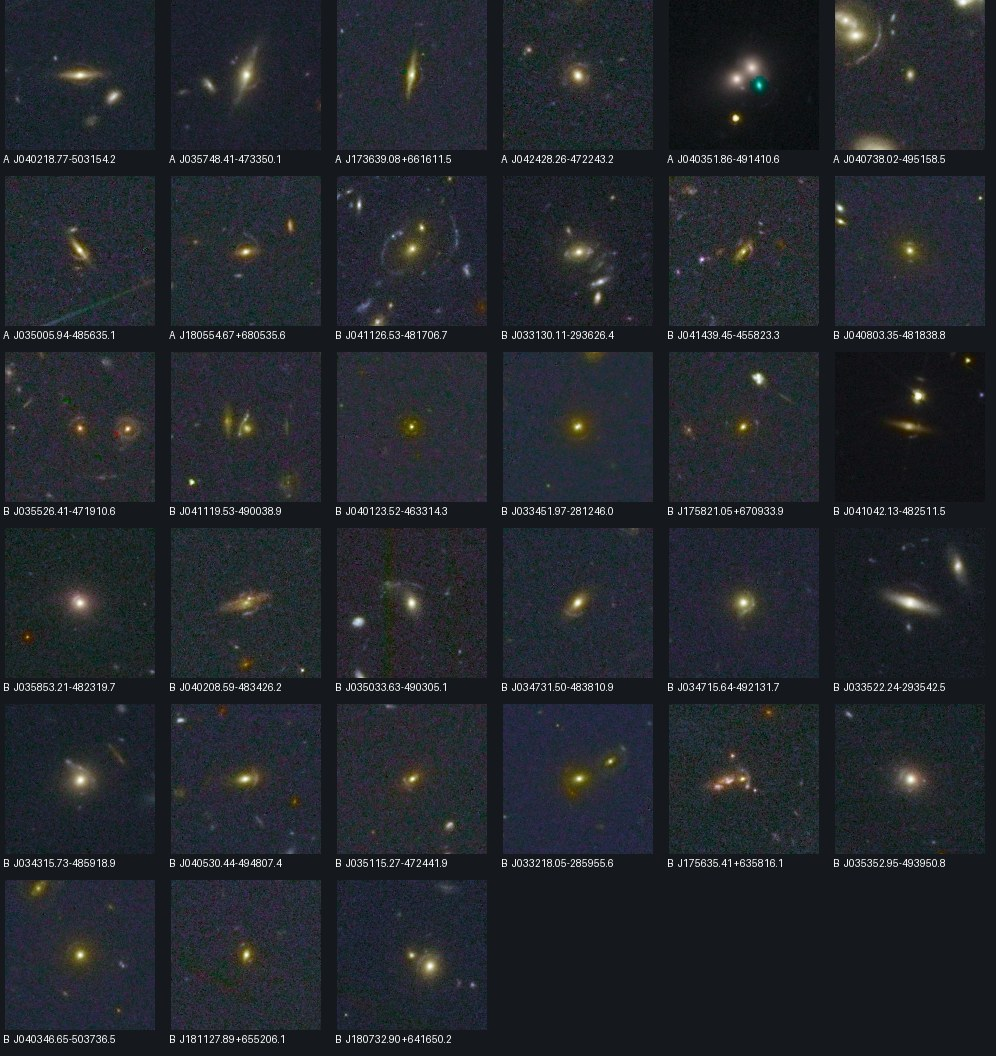

This chart was generated by the following Python code:
"""Reproduce the AstroVink 33-object A/B inspection sheet from the authors' published JPEGs."""
import argparse
import csv
import hashlib
import io
import zipfile
from pathlib import Path
from urllib.request import urlopen

from PIL import Image, ImageDraw
from astrovink import ARCHIVE, fetch

ZIP_URL = "https://zenodo.org/records/17425610/files/q1_missed_targets_AstroVink.zip?download=1"


def gallery(directory, output):
    rows = fetch(directory, "astrovink.csv", ARCHIVE)
    archive = fetch(directory, "astrovink.zip", ZIP_URL)
    if hashlib.md5(archive.read_bytes()).hexdigest() != "d606ea0e49f269d2e87530ae5cb2ba83":
        raise ValueError("Unexpected AstroVink image archive")
    with rows.open() as stream:
        candidates=[r for r in csv.DictReader(stream) if r["grade"] in {"A","B"}]
    w,h=166,176
    gallery=Image.new("RGB",(6*w,6*h),"#15191d")
    labels=ImageDraw.Draw(gallery)
    with zipfile.ZipFile(archive) as z:
        for i,r in enumerate(candidates):
            key=r["id_str"].replace("_-","_NEG")
            prefix="q1_missed_targets_AstroVink/mtf_vis_y_j/"+key+"_"
            members=[p for p in z.namelist() if p.startswith(prefix) and p.endswith(".jpg")]
            if len(members)!=1:
                raise ValueError("Expected one stretch for "+key)
            im=Image.open(io.BytesIO(z.read(members[0]))).convert("RGB")
            im.thumbnail((150,150))
            x,y=i%6*w,i//6*h
            gallery.paste(im,(x+5,y))
            labels.text((x+3,y+153),r["grade"]+"  "+r["name"][4:],fill="white")
    gallery.save(output/"astrovink_gallery.jpg",quality=88)


if __name__=="__main__":
    p=argparse.ArgumentParser(description=__doc__)
    p.add_argument("input_dir",type=Path)
    p.add_argument("--output",type=Path,default=Path(__file__).resolve().parent)
    args=p.parse_args()
    gallery(args.input_dir,args.output)
